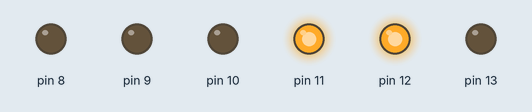
This sketch was run on a simulated Arduino Uno, built with avr-gcc and run on an emulated ATmega328P. On the bench: output pins drawn as LEDs (lit = HIGH).

Above: at 2.0 s.
At 6.0 s:
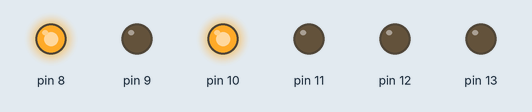
At 10.0 s:
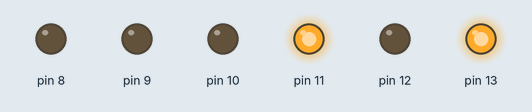
At 14.0 s:
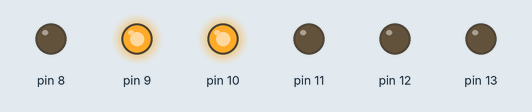
Timing chart, 0 to 20.8 s (numbered marks = the images above):
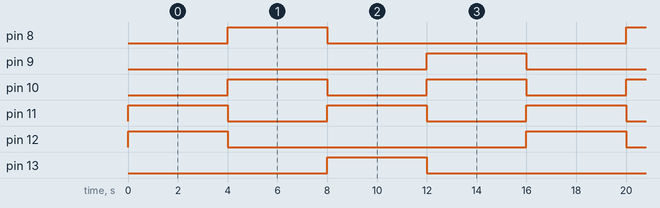

The sketch:

Robot_Code_Split_Beta.ino
```cpp
#include "DriveTrain.h"
#include "Motor.h"

// setup for left motor
int LM0 = 12;
int LM1 = 13;
int LMPWM = 11;
Motor leftMotor(LM0, LM1, LMPWM);

// setup for right motor
int RM0 = 9;
int RM1 = 8;
int RMPWM = 10;
Motor rightMotor(RM0, RM1, RMPWM);

// setup for the drivetrain
DriveTrain robotDriveTrain(leftMotor, rightMotor);

void setup() {
  // Initialization code here if needed
}

void loop() {
  robotDriveTrain.moveForward(4000);
  robotDriveTrain.moveBackward(4000);
}
```

DriveTrain.cpp
```cpp
#include "DriveTrain.h"
#include "Arduino.h"

DriveTrain::DriveTrain(Motor& lm, Motor& rm) : leftMotor(lm), rightMotor(rm) {}

void DriveTrain::moveForward(int distance) {
  leftMotor.rotate(distance * timeToDistance, true);
  rightMotor.rotate(distance * timeToDistance, false);
}

void DriveTrain::moveBackward(int distance) {
  leftMotor.rotate(distance * timeToDistance, false);
  rightMotor.rotate(distance * timeToDistance, true);
}
```

DriveTrain.h
```cpp
#ifndef DRIVETRAIN_H
#define DRIVETRAIN_H

#include "Motor.h"

class DriveTrain {
  public:
    DriveTrain(Motor& lm, Motor& rm);
    void moveForward(int distance);
    void moveBackward(int distance);

  private:
    Motor& leftMotor;
    Motor& rightMotor;
    int timeToDistance = 1;
};

#endif
```

Motor.cpp
```cpp
#include "Arduino.h"
#include "Motor.h"

Motor::Motor(int cp0, int cp1, int pp) : controlPin0(cp0), controlPin1(cp1), pwmPin(pp) {
  pinMode(controlPin0, OUTPUT);
  pinMode(controlPin1, OUTPUT);
  pinMode(pwmPin, OUTPUT);
}

void Motor::rotate(int duration, bool direction) {
  if (direction) {
    digitalWrite(controlPin0, HIGH);
    digitalWrite(controlPin1, LOW);
    analogWrite(pwmPin, 255);
  } else {
    digitalWrite(controlPin0, LOW);
    digitalWrite(controlPin1, HIGH);
    analogWrite(pwmPin, 255);
  }

  delay(duration);
  stop();
}

void Motor::stop() {
  digitalWrite(controlPin0, LOW);
  digitalWrite(controlPin1, LOW);
  analogWrite(pwmPin, 0);
}
```

Motor.h
```cpp
#ifndef MOTOR_H
#define MOTOR_H

class Motor {
  public:
    Motor(int cp0, int cp1, int pp);
    void rotate(int duration, bool direction);
    void stop();

  private:
    int controlPin0;
    int controlPin1;
    int pwmPin;
};

#endif
```

Measured:
- by itself, pin 8, pin 9, pin 12, pin 13: alternates HIGH for 4.0 s and LOW for 12.0 s
- by itself, pin 10, pin 11: alternates HIGH for 4.0 s and LOW for 4.0 s
- by itself, everything shown: repeats every 16.0 s, in 5 steps
